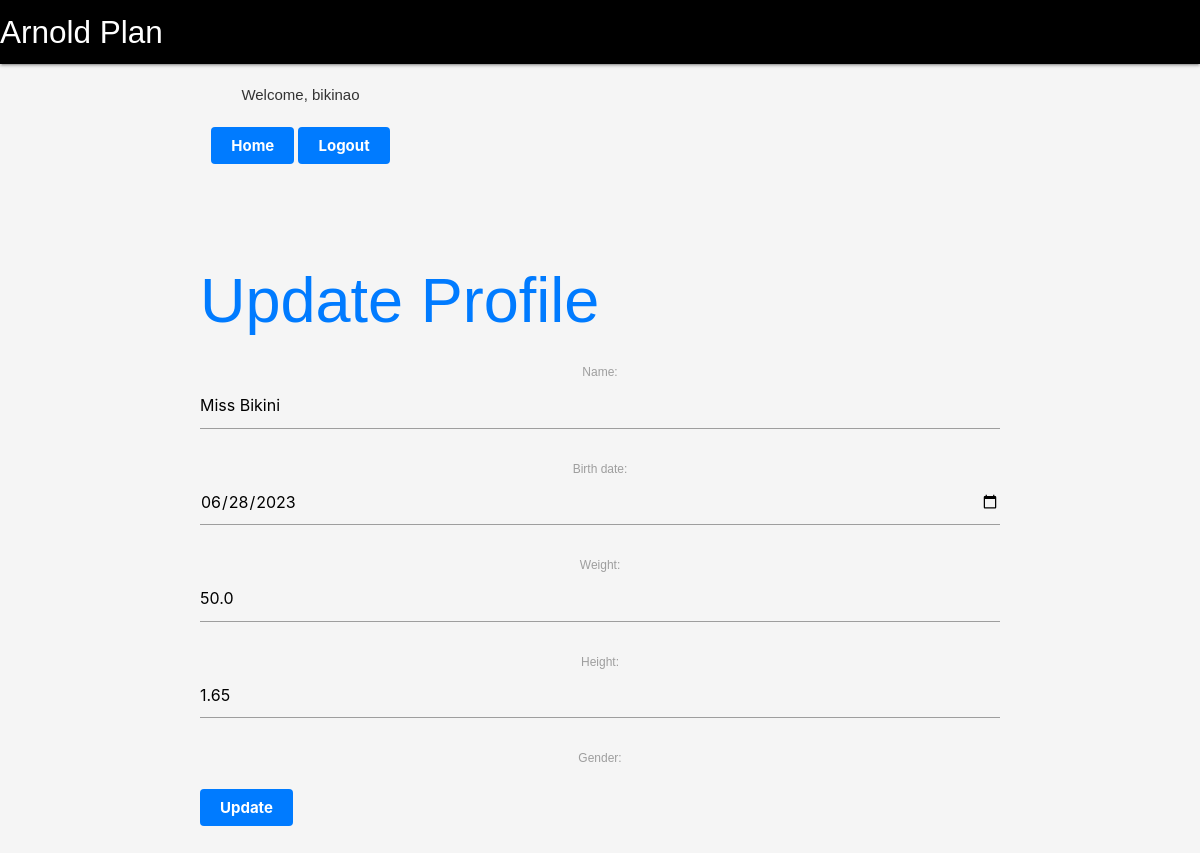
The app's page /profile/6/update/ (signed in) with its own data.
### profile_/models.py (models this page shows, shortened)
class Profile(models.Model):
    user = models.OneToOneField(User, on_delete=models.CASCADE)
    name = models.CharField(max_length=50, null=True)
    birth_date =  models.DateField()
    weight = models.FloatField(default=1, validators=[MinValueValidator(1)])
    height = models.FloatField(default=1, validators=[MinValueValidator(1)])
    gender = models.CharField(max_length=50, choices=Gender.choices)

### profile_/views.py (the view)
# urls.py: path('profile/<int:pk>/update/', views.profile_update, name='profile_update'),
@login_required
def profile_update(request, pk):
    profile = get_object_or_404(Profile, user=request.user, pk=pk)
    if request.method == 'POST':
        form = ProfileForm(request.POST, instance=profile)
        if form.is_valid():
            form.save()
            return redirect('profile_:profile_details', pk=pk)
    else:
        form = ProfileForm(instance=profile)
    return render(request, 'profile_/profile_update.html', {'form': form, 'profile': profile})

### profile_/forms.py
class ProfileForm(forms.ModelForm):
    class Meta:
        model = Profile
        fields = ('name', 'birth_date', 'weight', 'height', 'gender')
        widgets = {
            'birth_date': forms.DateInput(attrs={'type': 'date'}),
        }

### profile_/templates/profile_/profile_update.html (shortened to what this page needs)
{% extends 'home.html' %}
{% block content %}
    <div class="container">
        <h1 class="text-center">Update Profile</h1>
        <div class="row justify-content-center">
            <div class="col-md-6">
                <form method="post">
                    {{ form.as_p }}
                    <button type="submit">Update</button>
                </form>
            </div>
        </div>
    </div>
{% endblock %}

### templates/home.html (shortened to what this page needs)
<!DOCTYPE html>
<html>
    <head>
  </head>
  <body>
    {% load static %}
    <link rel="stylesheet" type="text/css" href="{% static 'css/style.css' %}">
    <body>
    <link rel="stylesheet" href="https://cdnjs.cloudflare.com/ajax/libs/materialize/1.0.0/css/materialize.min.css">
        <nav>
            <div class="nav-wrapper"style="background-color: black">
              <a href="#" class="brand-logo">Arnold Plan</a>
            </div>
          </nav>
          <div class="container text-dark mt-5">
            <div class="row justify-content-md-center">
              <div class="col md-5 p-3">
                {% if user.is_authenticated%}
                <p>Welcome, {{user.username}}</p>
                <button onclick="window.location.href='{% url 'dashboard' %}'" class="button">Home</button>
                <button onclick="window.location.href='{% url 'account_logout' %}'" class="button">Logout</button>
                {%else%}
                <button class="button"><a href="http://127.0.0.1:8000/accounts/login/">Login</a></button>
                <button class="button"><a href="http://127.0.0.1:8000/accounts/signup/">Sign Up</a></button>
                {%endif%}
              </div>
            </div>
          </div>
          <main>
            {% block content %}{% endblock %}
        </main>
    </body>
</html>

### profile_/static/css/style.css (style rules this page uses)
body, h1, h2, h3, p, ul, li { margin: 0; padding: 0; }
body { font-family: Arial, sans-serif; background-color: #f5f5f5; color: #333; }
.container { max-width: 1200px; margin: 0 auto; padding: 20px; }
h1, h2, h3 { color: #007BFF; }
h1 { font-size: 36px; }
p { margin-bottom: 20px; }
button { display: inline-block; padding: 10px 20px; font-size: 16px; font-weight: bold; text-align: center; text-decoration: none; border: none; border-radius: 4px; cursor: pointer; transition: background-color 0.3s; color: white; background-color: #007BFF; }

### templates/home.html (style rules this page uses)
p { text-align: center; }

### records on screen
Profile: name "Miss Bikini", birth_date "06/28/2023", weight "50.0", height "1.65"

### other values on screen
{{ user.username }} "bikinao"
